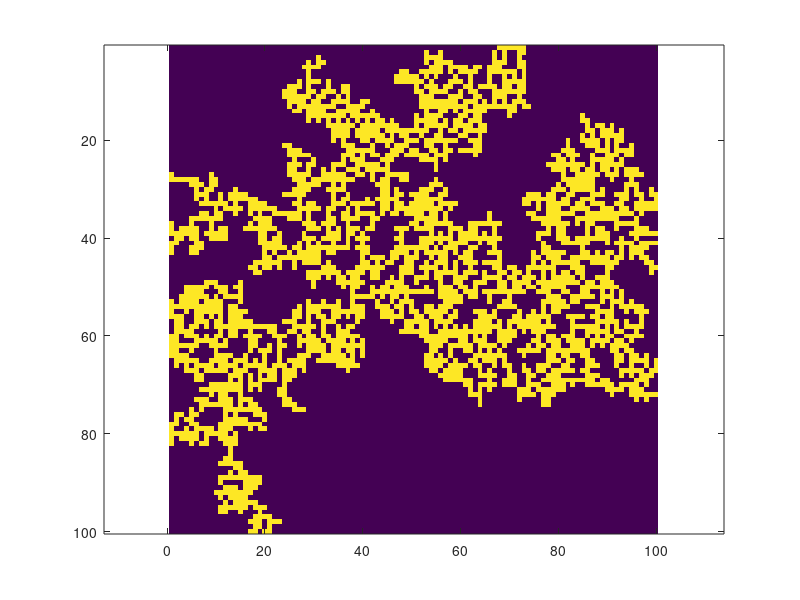

MATLAB code for this plot: (Note: this script raises an error after producing the figure.)
%
% testpercwalk.m
%
% Generate spanning cluster (l-r spanning)
lx = 100;
ly = 100;
p = 0.59274;
nstep = 1e5;
nnstep = nstep + 1;
ncount = 0;
perc = [];
while (size(perc ,1)==0)
ncount = ncount + 1;
if (ncount >1000)
return
end
z=rand(lx,ly)<p;
[lw,num]=bwlabel(z,4);
perc_x = intersect(lw(1,:),lw(lx ,:));
perc = find(perc_x >0)
end
s = regionprops(lw,'Area');
clusterareas = cat(1,s.Area);
maxarea = max(clusterareas);
i = find(clusterareas==maxarea);
zz = lw == i;
% zz now contains the spanning cluster
imagesc(zz),axis equal ,axis tight
rz = 1.0*zz;
n = 1;
while (n<=1)
r = rand(nnstep ,1);
[w,n] = percwalk(rz,r,0);
end
x = w(1,:);
y = w(2,:);
hold on,plot(y,x);
hold off